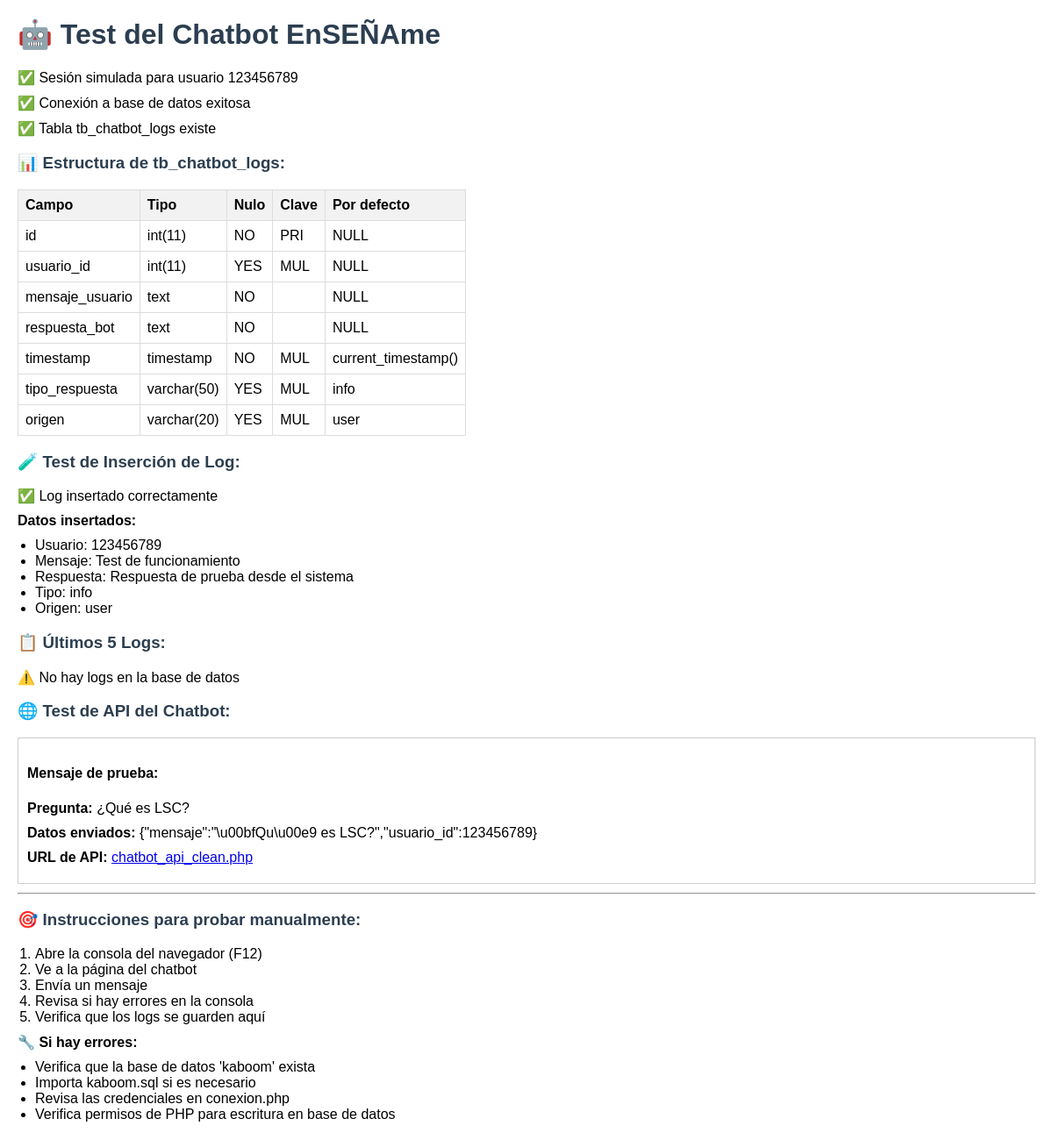
Before: /test_chatbot.php with the older database file.
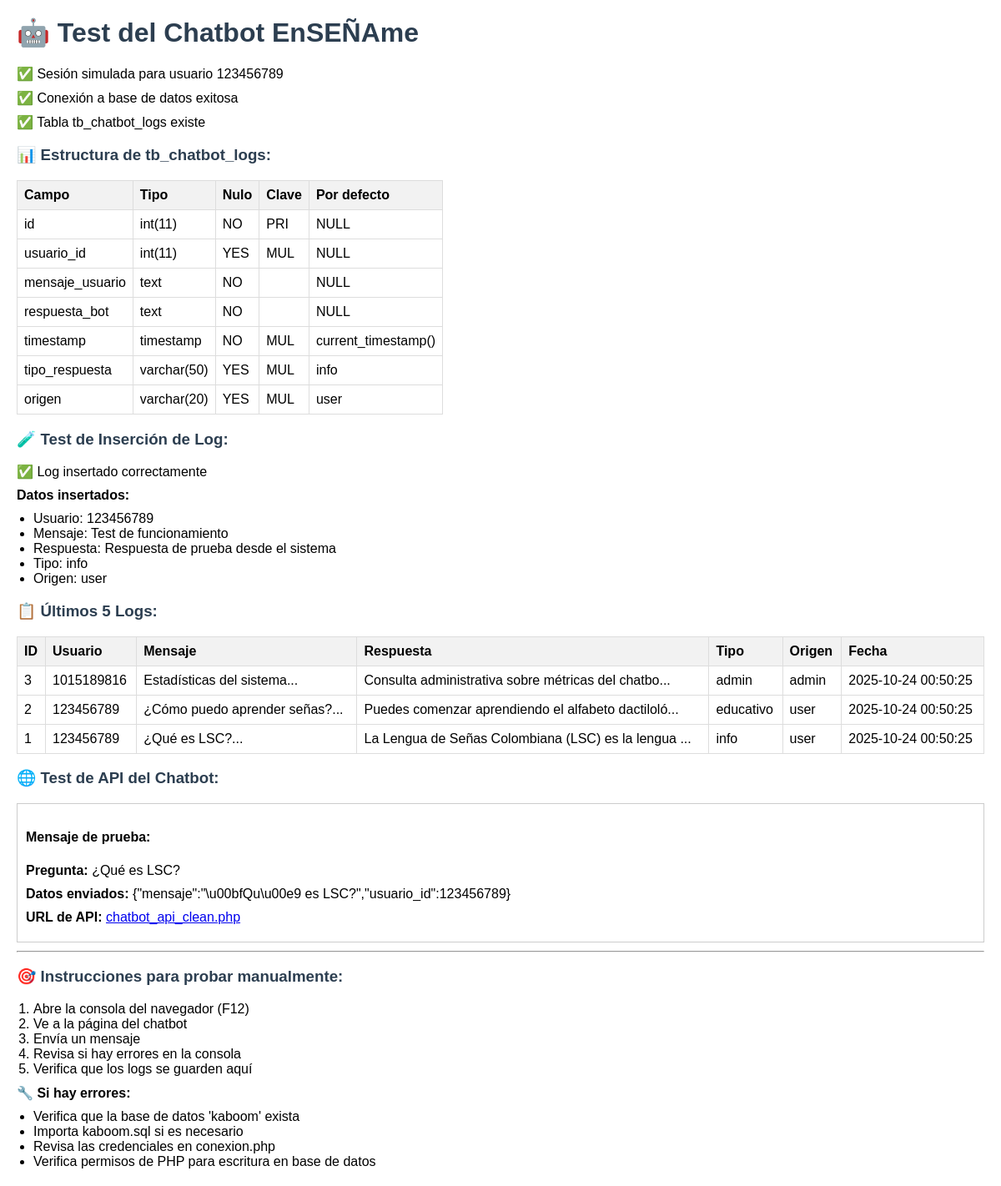
After: the same page with the newer database file.
### tables this page shows
CREATE TABLE `tb_chatbot_logs` (
  `id` int(11) NOT NULL,
  `usuario_id` int(11) DEFAULT NULL,
  `mensaje_usuario` text NOT NULL,
  `respuesta_bot` text NOT NULL,
  `timestamp` timestamp NOT NULL DEFAULT current_timestamp(),
  `tipo_respuesta` varchar(50) DEFAULT 'info',
  `origen` varchar(20) DEFAULT 'user'
);

### test_chatbot.php (the view, shortened to what this page needs)
<?php
include_once "conexion.php";
echo "<h1>🤖 Test del Chatbot EnSEÑAme</h1>";
if (!isset($_SESSION['txtdoc'])) {
    echo "<p>✅ Sesión simulada para usuario 123456789</p>";
}
if ($conexion) {
    echo "<p>✅ Conexión a base de datos exitosa</p>";
} else {
    echo "<p>❌ Error de conexión a base de datos: " . mysqli_connect_error() . "</p>";
    exit;
}
$result = mysqli_query($conexion, "SHOW TABLES LIKE 'tb_chatbot_logs'");
if (mysqli_num_rows($result) > 0) {
    echo "<p>✅ Tabla tb_chatbot_logs existe</p>";
    $structure = mysqli_query($conexion, "DESCRIBE tb_chatbot_logs");
    echo "<h3>📊 Estructura de tb_chatbot_logs:</h3>";
    echo "<table border='1' style='border-collapse: collapse;'>";
    echo "<tr><th>Campo</th><th>Tipo</th><th>Nulo</th><th>Clave</th><th>Por defecto</th></tr>";
    while ($row = mysqli_fetch_assoc($structure)) {
        echo "<tr>";
        echo "<td>" . $row['Field'] . "</td>";
        echo "<td>" . $row['Type'] . "</td>";
        echo "<td>" . $row['Null'] . "</td>";
        echo "<td>" . $row['Key'] . "</td>";
        echo "<td>" . ($row['Default'] ?? 'NULL') . "</td>";
        echo "</tr>";
    }
    echo "</table>";
} else {
    echo "<p>❌ Tabla tb_chatbot_logs NO existe</p>";
}
echo "<h3>🧪 Test de Inserción de Log:</h3>";
$test_user = 123456789;
$test_message = "Test de funcionamiento";
$test_response = "Respuesta de prueba desde el sistema";
$mensaje_usuario = mysqli_real_escape_string($conexion, $test_message);
$respuesta_bot = mysqli_real_escape_string($conexion, $test_response);
$tipo_respuesta = 'info';
$origen = 'user';
$sql = "INSERT INTO tb_chatbot_logs (usuario_id, mensaje_usuario, respuesta_bot, tipo_respuesta, origen)
        VALUES ($test_user, '$mensaje_usuario', '$respuesta_bot', '$tipo_respuesta', '$origen')";
if (mysqli_query($conexion, $sql)) {
    echo "<p>✅ Log insertado correctamente</p>";
    echo "<p><strong>Datos insertados:</strong></p>";
    echo "<ul>";
    echo "<li>Usuario: $test_user</li>";
    echo "<li>Mensaje: $test_message</li>";
    echo "<li>Respuesta: $test_response</li>";
    echo "<li>Tipo: $tipo_respuesta</li>";
    echo "<li>Origen: $origen</li>";
    echo "</ul>";
} else {
    echo "<p>❌ Error al insertar log: " . mysqli_error($conexion) . "</p>";
}
echo "<h3>📋 Últimos 5 Logs:</h3>";
$logs = mysqli_query($conexion, "SELECT * FROM tb_chatbot_logs ORDER BY timestamp DESC LIMIT 5");
if (mysqli_num_rows($logs) > 0) {
    echo "<table border='1' style='border-collapse: collapse; width: 100%;'>";
    echo "<tr><th>ID</th><th>Usuario</th><th>Mensaje</th><th>Respuesta</th><th>Tipo</th><th>Origen</th><th>Fecha</th></tr>";
    while ($log = mysqli_fetch_assoc($logs)) {
        echo "<tr>";
        echo "<td>" . $log['id'] . "</td>";
        echo "<td>" . $log['usuario_id'] . "</td>";
        echo "<td>" . substr($log['mensaje_usuario'], 0, 50) . "...</td>";
        echo "<td>" . substr($log['respuesta_bot'], 0, 50) . "...</td>";
        echo "<td>" . $log['tipo_respuesta'] . "</td>";
        echo "<td>" . $log['origen'] . "</td>";
        echo "<td>" . $log['timestamp'] . "</td>";
        echo "</tr>";
    }
    echo "</table>";
} else {
    echo "<p>⚠️ No hay logs en la base de datos</p>";
}
echo "<h3>🌐 Test de API del Chatbot:</h3>";
echo "<div style='border: 1px solid #ccc; padding: 10px; margin: 10px 0;'>";
echo "<h4>Mensaje de prueba:</h4>";
echo "<p><strong>Pregunta:</strong> ¿Qué es LSC?</p>";
$test_data = json_encode(['mensaje' => '¿Qué es LSC?', 'usuario_id' => 123456789]);
echo "<p><strong>Datos enviados:</strong> $test_data</p>";
echo "<p><strong>URL de API:</strong> <a href='chatbot_api_clean.php' target='_blank'>chatbot_api_clean.php</a></p>";
echo "</div>";
echo "<hr>";
echo "<h3>🎯 Instrucciones para probar manualmente:</h3>";
echo "<ol>";
echo "<li>Abre la consola del navegador (F12)</li>";
echo "<li>Ve a la página del chatbot</li>";
echo "<li>Envía un mensaje</li>";
echo "<li>Revisa si hay errores en la consola</li>";
echo "<li>Verifica que los logs se guarden aquí</li>";
echo "</ol>";
echo "<p><strong>🔧 Si hay errores:</strong></p>";
echo "<ul>";
echo "<li>Verifica que la base de datos 'kaboom' exista</li>";
echo "<li>Importa kaboom.sql si es necesario</li>";
echo "<li>Revisa las credenciales en conexion.php</li>";
echo "<li>Verifica permisos de PHP para escritura en base de datos</li>";
echo "</ul>";
?>

### test_chatbot.php (style rules this page uses)
h1, h3 { color: #2c3e50; }
table { border-collapse: collapse; margin: 10px 0; }
th, td { padding: 8px; text-align: left; border: 1px solid #ddd; }
th { background-color: #f2f2f2; }
p { margin: 10px 0; }
ul, ol { margin: 10px 0; padding-left: 20px; }

Changed rows visible on the page:
added tb_chatbot_logs: id "3", usuario "1015189816", mensaje_usuario "Estadísticas del sistema", respuesta_bot "Consulta administrativa sobre métricas del chatbo", tipo_respuesta "admin", origen "admin", timestamp "2025-10-24 00:50:25"
added tb_chatbot_logs: id "2", usuario "123456789", mensaje_usuario "¿Cómo puedo aprender señas?", respuesta_bot "Puedes comenzar aprendiendo el alfabeto dactiloló", tipo_respuesta "educativo", origen "user", timestamp "2025-10-24 00:50:25"
added tb_chatbot_logs: id "1", usuario "123456789", mensaje_usuario "¿Qué es LSC?", respuesta_bot "La Lengua de Señas Colombiana (LSC) es la lengua", tipo_respuesta "info", origen "user", timestamp "2025-10-24 00:50:25"
Other visible differences:
text no longer shown: "⚠️ No hay logs en la base de datos"
text now shown: "ID Usuario Mensaje Respuesta Tipo Origen Fecha"
